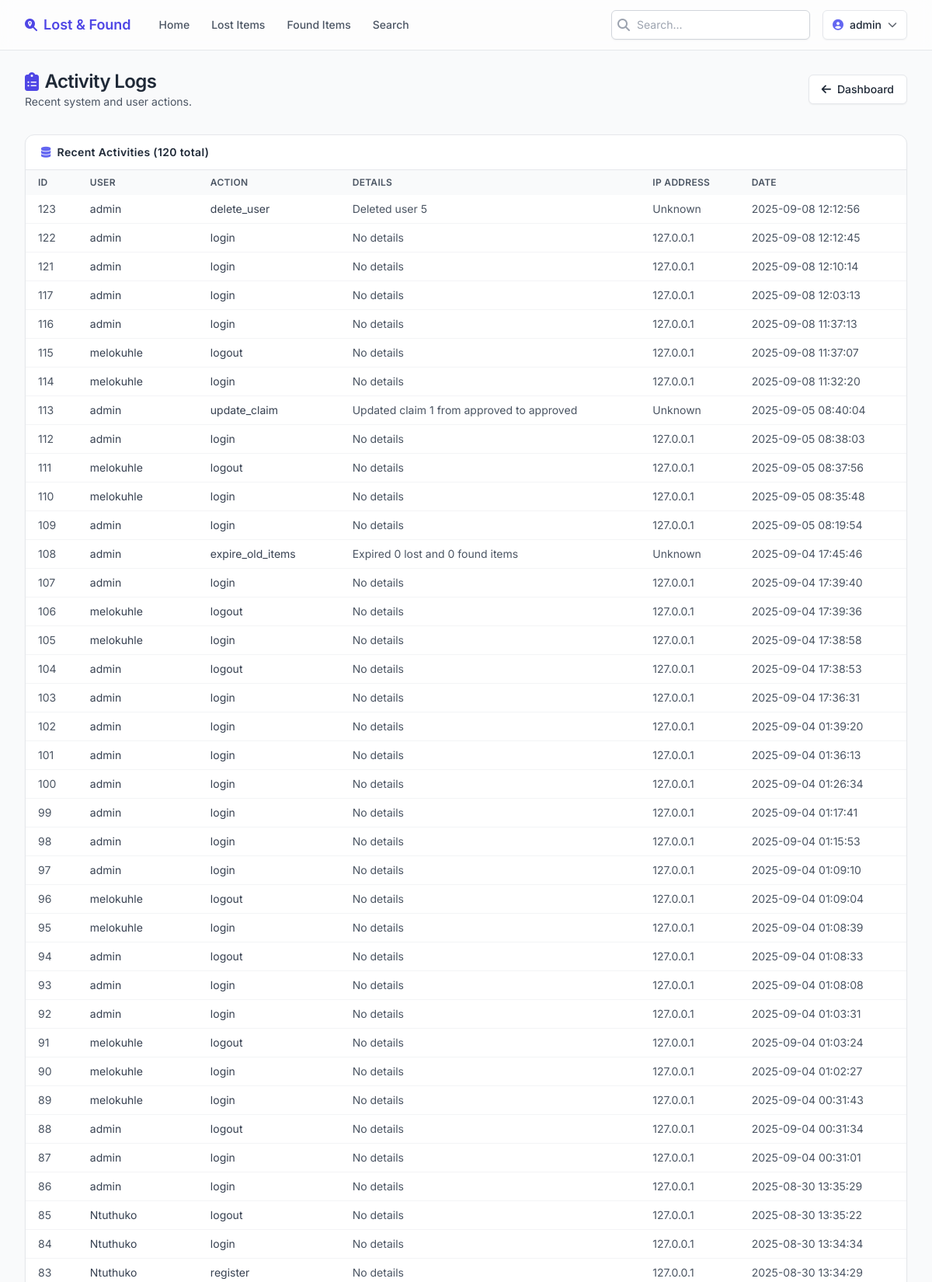
Page /admin/activity-logs (signed in, upper part) on the committed database.
### models.py (models this page shows, shortened)
class User(UserMixin, db.Model):
    __tablename__ = 'users'
    id = db.Column(db.Integer, primary_key=True)
    username = db.Column(db.String(80), unique=True, nullable=False)
    email = db.Column(db.String(120), unique=True, nullable=False)
    password_hash = db.Column(db.String(255), nullable=False)
    role = db.Column(db.String(20), default='student')  # 'student' or 'admin'
    is_verified = db.Column(db.Boolean, default=False)
    is_banned = db.Column(db.Boolean, default=False)
    created_at = db.Column(db.DateTime, default=db.func.current_timestamp())
    last_login = db.Column(db.DateTime, nullable=True)

class UserActivity(db.Model):
    __tablename__ = 'user_activities'
    id = db.Column(db.Integer, primary_key=True)
    user_id = db.Column(db.Integer, db.ForeignKey('users.id'), nullable=False)
    action = db.Column(db.String(100), nullable=False)
    details = db.Column(db.Text, nullable=True)
    ip_address = db.Column(db.String(45), nullable=True)
    created_at = db.Column(db.DateTime, default=datetime.utcnow)
    user = db.relationship('User', backref='activities')

### app.py (the view)
@app.route('/admin/activity-logs')
@login_required
@admin_required
def admin_activity_logs():
    page = request.args.get('page', 1, type=int)
    activities = UserActivity.query.order_by(UserActivity.created_at.desc()).paginate(
        page=page, per_page=50, error_out=False)
    return render_template('admin_activity_logs.html',
                         title='Activity Logs',
                         activities=activities)

### __init__.py (called while the page is built)
def create_app():
    app = Flask(__name__)
    app.config.from_object(Config)
    db.init_app(app)
    login_manager.init_app(app)
    login_manager.login_view = 'login'
    login_manager.login_message = 'Please log in to access this page.'
    @login_manager.user_loader
    def load_user(user_id):
        from models import User
        return User.query.get(int(user_id))
    with app.app_context():
        import models
        db.create_all()
        from models import User
        admin_user = User.query.filter_by(username='admin').first()
        if not admin_user:
            admin_user = User(username='admin', email='admin@example.com', role='admin')
            admin_user.set_password('admin123')
            db.session.add(admin_user)
            db.session.commit()
    return app

### app.py (called while the page is built)
def admin_required(f):
    from functools import wraps
    @wraps(f)
    def decorated_function(*args, **kwargs):
        if not current_user.is_authenticated or current_user.role != 'admin':
            flash('You need admin privileges to access this page.', 'error')
            return redirect(url_for('login'))
        return f(*args, **kwargs)
    return decorated_function

### templates/admin_activity_logs.html (shortened to what this page needs)
{% extends "base.html" %}
{% block content %}
<div class="space-y-8">
    <div class="flex flex-col gap-3 md:flex-row md:items-center md:justify-between">
        <div>
            <h1 class="text-2xl font-semibold tracking-tight flex items-center gap-2"><i class="fas fa-clipboard-list text-primary-600"></i><span>Activity Logs</span></h1>
            <p class="text-sm text-gray-600">Recent system and user actions.</p>
        </div>
        <a href="{{ url_for('admin_dashboard') }}" class="inline-flex items-center gap-2 rounded-md border border-gray-200 bg-white px-4 py-2 text-sm font-medium shadow-sm hover:bg-gray-50"><i class="fas fa-arrow-left"></i>Dashboard</a>
    </div>
    <div class="rounded-xl border border-gray-200 bg-white shadow-sm overflow-hidden">
        <div class="flex items-center justify-between border-b px-5 py-3"><h2 class="text-sm font-semibold tracking-wide flex items-center gap-2"><i class="fas fa-database text-primary-500"></i>Recent Activities ({{ activities.total }} total)</h2></div>
        <div class="overflow-x-auto">{% if activities.items %}<table class="min-w-full text-sm"><thead class="bg-gray-50 text-left text-xs uppercase tracking-wide text-gray-600"><tr><th class="px-4 py-2 font-semibold">ID</th><th class="px-4 py-2 font-semibold">User</th><th class="px-4 py-2 font-semibold">Action</th><th class="px-4 py-2 font-semibold">Details</th><th class="px-4 py-2 font-semibold">IP Address</th><th class="px-4 py-2 font-semibold">Date</th></tr></thead><tbody class="divide-y divide-gray-100">{% for activity in activities.items %}<tr class="hover:bg-gray-50/70"><td class="px-4 py-2 text-gray-600">{{ activity.id }}</td><td class="px-4 py-2 text-gray-700">{{ activity.user.username if activity.user else 'Unknown' }}</td><td class="px-4 py-2 text-gray-700">{{ activity.action }}</td><td class="px-4 py-2 text-gray-600">{{ activity.details or 'No details' }}</td><td class="px-4 py-2 text-gray-600">{{ activity.ip_address or 'Unknown' }}</td><td class="px-4 py-2 text-gray-600">{{ activity.created_at.strftime('%Y-%m-%d %H:%M:%S') }}</td></tr>{% endfor %}</tbody></table>{% else %}<p class="p-6 text-center text-sm text-gray-500">No activity logs found.</p>{% endif %}</div>
    </div>
</div>
{% endblock %}

### templates/base.html (shortened to what this page needs)
<!DOCTYPE html>
<html lang="en" class="h-full">
<head>
    <script src="https://cdn.tailwindcss.com?plugins=forms,typography,aspect-ratio"></script>
    <link rel="stylesheet" href="https://cdnjs.cloudflare.com/ajax/libs/font-awesome/6.4.0/css/all.min.css" />
</head>
<body class="min-h-full bg-gray-50 text-gray-800 flex flex-col">
    <header class="sticky top-0 z-40 border-b bg-white/80 backdrop-blur supports-[backdrop-filter]:bg-white/60">
        <div class="max-w-7xl mx-auto px-4 sm:px-6 lg:px-8">
            <div class="flex h-16 items-center justify-between gap-4">
                <div class="flex items-center gap-6">
                    <a href="{{ url_for('index') }}" class="flex items-center gap-2 font-semibold text-primary-600 hover:text-primary-700">
                        <i class="fas fa-search-location"></i>
                        <span class="text-lg">Lost &amp; Found</span>
                    </a>
                    <nav class="hidden md:flex gap-1">
                        <a href="{{ url_for('index') }}" class="px-3 py-2 text-sm font-medium rounded-md {{ 'bg-primary-50 text-primary-700' if request.endpoint=='index' else 'text-gray-600 hover:text-gray-900 hover:bg-gray-100' }}">Home</a>
                        <a href="{{ url_for('browse_lost_items') }}" class="px-3 py-2 text-sm font-medium rounded-md {{ 'bg-primary-50 text-primary-700' if request.endpoint=='browse_lost_items' else 'text-gray-600 hover:text-gray-900 hover:bg-gray-100' }}">Lost Items</a>
                        <a href="{{ url_for('browse_found_items') }}" class="px-3 py-2 text-sm font-medium rounded-md {{ 'bg-primary-50 text-primary-700' if request.endpoint=='browse_found_items' else 'text-gray-600 hover:text-gray-900 hover:bg-gray-100' }}">Found Items</a>
                        <a href="{{ url_for('search_items') }}" class="px-3 py-2 text-sm font-medium rounded-md {{ 'bg-primary-50 text-primary-700' if request.endpoint=='search_items' else 'text-gray-600 hover:text-gray-900 hover:bg-gray-100' }}">Search</a>
                    </nav>
                </div>
                <div class="flex items-center gap-4">
                    <form action="{{ url_for('search_items') }}" method="get" class="hidden lg:block">
                        <label class="relative block">
                            <span class="absolute inset-y-0 left-0 flex items-center pl-2 text-gray-400"><i class="fas fa-search"></i></span>
                            <input name="query" placeholder="Search..." class="w-64 rounded-md border border-gray-300 bg-white py-2 pl-8 pr-3 text-sm placeholder-gray-400 shadow-sm focus:border-primary-500 focus:ring-2 focus:ring-primary-500/50" />
                        </label>
                    </form>
                    {% if current_user.is_authenticated %}
                        <div class="relative" id="user-menu-wrapper">
                            <button id="user-menu-button" type="button" class="flex items-center gap-2 rounded-md border border-gray-200 bg-white px-3 py-2 text-sm font-medium shadow-sm hover:bg-gray-50 focus:outline-none focus:ring-2 focus:ring-primary-500">
                                <i class="fas fa-user-circle text-primary-500"></i>
                                <span class="hidden sm:inline">{{ current_user.username }}</span>
                                <i class="fas fa-chevron-down text-xs opacity-70"></i>
                            </button>
                        </div>
                    {% else %}
                        <a href="{{ url_for('login') }}" class="rounded-md bg-primary-600 px-4 py-2 text-sm font-semibold text-white shadow hover:bg-primary-700 focus:outline-none focus:ring-2 focus:ring-primary-500">Login</a>
                    {% endif %}
                </div>
            </div>
        </div>
    </header>
    <main class="flex-1 w-full max-w-7xl mx-auto px-4 sm:px-6 lg:px-8 py-6">
        {% block content %}{% endblock %}
    </main>
</body>
</html>

### templates/base.html (style rules this page uses)
body { font-family: 'Inter', ui-sans-serif, system-ui; }

### rows in the picture
User: username "admin"
UserActivity: id "123", user "admin", action "delete_user", details "Deleted user 5", ip_address "Unknown", created_at "2025-09-08 12:12:56"
UserActivity: id "122", user "admin", action "login", details "No details", ip_address "127.0.0.1", created_at "2025-09-08 12:12:45"
UserActivity: id "121", user "admin", action "login", details "No details", ip_address "127.0.0.1", created_at "2025-09-08 12:10:14"
UserActivity: id "117", user "admin", action "login", details "No details", ip_address "127.0.0.1", created_at "2025-09-08 12:03:13"
UserActivity: id "116", user "admin", action "login", details "No details", ip_address "127.0.0.1", created_at "2025-09-08 11:37:13"
UserActivity: id "115", user "melokuhle", action "logout", details "No details", ip_address "127.0.0.1", created_at "2025-09-08 11:37:07"
UserActivity: id "114", user "melokuhle", action "login", details "No details", ip_address "127.0.0.1", created_at "2025-09-08 11:32:20"
UserActivity: id "113", user "admin", action "update_claim", details "Updated claim 1 from approved to approved", ip_address "Unknown", created_at "2025-09-05 08:40:04"
UserActivity: id "112", user "admin", action "login", details "No details", ip_address "127.0.0.1", created_at "2025-09-05 08:38:03"
UserActivity: id "111", user "melokuhle", action "logout", details "No details", ip_address "127.0.0.1", created_at "2025-09-05 08:37:56"
UserActivity: id "110", user "melokuhle", action "login", details "No details", ip_address "127.0.0.1", created_at "2025-09-05 08:35:48"
UserActivity: id "109", user "admin", action "login", details "No details", ip_address "127.0.0.1", created_at "2025-09-05 08:19:54"
UserActivity: id "108", user "admin", action "expire_old_items", details "Expired 0 lost and 0 found items", ip_address "Unknown", created_at "2025-09-04 17:45:46"
UserActivity: id "107", user "admin", action "login", details "No details", ip_address "127.0.0.1", created_at "2025-09-04 17:39:40"
UserActivity: id "106", user "melokuhle", action "logout", details "No details", ip_address "127.0.0.1", created_at "2025-09-04 17:39:36"
UserActivity: id "105", user "melokuhle", action "login", details "No details", ip_address "127.0.0.1", created_at "2025-09-04 17:38:58"
UserActivity: id "104", user "admin", action "logout", details "No details", ip_address "127.0.0.1", created_at "2025-09-04 17:38:53"
UserActivity: id "103", user "admin", action "login", details "No details", ip_address "127.0.0.1", created_at "2025-09-04 17:36:31"
UserActivity: id "102", user "admin", action "login", details "No details", ip_address "127.0.0.1", created_at "2025-09-04 01:39:20"
UserActivity: id "101", user "admin", action "login", details "No details", ip_address "127.0.0.1", created_at "2025-09-04 01:36:13"
UserActivity: id "100", user "admin", action "login", details "No details", ip_address "127.0.0.1", created_at "2025-09-04 01:26:34"
UserActivity: id "99", user "admin", action "login", details "No details", ip_address "127.0.0.1", created_at "2025-09-04 01:17:41"
UserActivity: id "98", user "admin", action "login", details "No details", ip_address "127.0.0.1", created_at "2025-09-04 01:15:53"
UserActivity: id "97", user "admin", action "login", details "No details", ip_address "127.0.0.1", created_at "2025-09-04 01:09:10"
UserActivity: id "96", user "melokuhle", action "logout", details "No details", ip_address "127.0.0.1", created_at "2025-09-04 01:09:04"
UserActivity: id "95", user "melokuhle", action "login", details "No details", ip_address "127.0.0.1", created_at "2025-09-04 01:08:39"
UserActivity: id "94", user "admin", action "logout", details "No details", ip_address "127.0.0.1", created_at "2025-09-04 01:08:33"
UserActivity: id "93", user "admin", action "login", details "No details", ip_address "127.0.0.1", created_at "2025-09-04 01:08:08"
UserActivity: id "92", user "admin", action "login", details "No details", ip_address "127.0.0.1", created_at "2025-09-04 01:03:31"
UserActivity: id "91", user "melokuhle", action "logout", details "No details", ip_address "127.0.0.1", created_at "2025-09-04 01:03:24"
UserActivity: id "90", user "melokuhle", action "login", details "No details", ip_address "127.0.0.1", created_at "2025-09-04 01:02:27"
UserActivity: id "89", user "melokuhle", action "login", details "No details", ip_address "127.0.0.1", created_at "2025-09-04 00:31:43"
UserActivity: id "88", user "admin", action "logout", details "No details", ip_address "127.0.0.1", created_at "2025-09-04 00:31:34"
UserActivity: id "87", user "admin", action "login", details "No details", ip_address "127.0.0.1", created_at "2025-09-04 00:31:01"
UserActivity: id "86", user "admin", action "login", details "No details", ip_address "127.0.0.1", created_at "2025-08-30 13:35:29"
UserActivity: id "85", user "Ntuthuko", action "logout", details "No details", ip_address "127.0.0.1", created_at "2025-08-30 13:35:22"
UserActivity: id "84", user "Ntuthuko", action "login", details "No details", ip_address "127.0.0.1", created_at "2025-08-30 13:34:34"
UserActivity: id "83", user "Ntuthuko", action "register", details "No details", ip_address "127.0.0.1", created_at "2025-08-30 13:34:29"

### other values in the picture
{{ activities.total }} "120"
